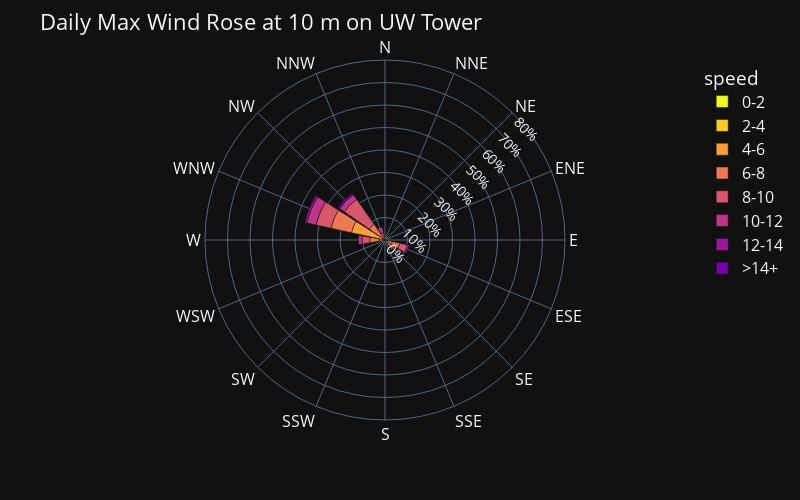

Here is the notebook cell this chart was saved with:
### Markdown cell above
This is interesting. WInds basically solely come from the NW during winter when maximum wind speeds occur over the day, with some southeasterly components as well. Need wind roses to verify.

### Code cell
uw_daily_max_df = sos_daily_max_df[['spd_10m_uw', 'dir_10m_uw']]
# create a windrose dataframe
uw_daily_max_df = create_windrose_df(uw_daily_max_df, wind_dir_var='dir_10m_uw', wind_spd_var='spd_10m_uw')

# create a wind rose plot using bar_polar
fig = px.bar_polar(uw_daily_max_df, 
                   r="frequency", 
                   theta="direction", 
                   color="speed", template="plotly_dark",
                   color_discrete_sequence= px.colors.sequential.Plasma_r,
                   width= 800,
                   height=500,
                   barnorm='percent',
                  )
# update the radial axis to show percentages
fig.update_layout(
    title="Daily Max Wind Rose at 10 m on UW Tower",
    font_size=16,
    polar_radialaxis=dict(
         ticksuffix='%',
         tickfont_size=14,
         showline=False,
         showticklabels=True,
         showgrid=True,
         angle=45,
         range=[0, 80]
      ),
)

### Figure 1 — Plotly figure (JSON) as saved in the notebook; plotly's stock layout.template omitted (floating-point values rounded to 4 significant figures)
{"data": [{"hovertemplate": "speed=0-2<br>frequency=%{r}<br>direction=%{theta}<extra></extra>", "legendgroup": "0-2", "marker": {"color": "#f0f921", "pattern": {"shape": ""}}, "name": "0-2", "r": [0, 0, 0, 0, 0, 0, 0, 0, 0, 0, 0, 0, 0, 0, 0, 0], "showlegend": true, "subplot": "polar", "theta": ["N", "NNE", "NE", "ENE", "E", "ESE", "SE", "SSE", "S", "SSW", "SW", "WSW", "W", "WNW", "NW", "NNW"], "type": "barpolar"}, {"hovertemplate": "speed=2-4<br>frequency=%{r}<br>direction=%{theta}<extra></extra>", "legendgroup": "2-4", "marker": {"color": "#fdca26", "pattern": {"shape": ""}}, "name": "2-4", "r": [0, 0, 0, 0, 0.8475, 0.8475, 0, 0, 0, 0, 0, 0, 0, 0.8475, 0, 0], "showlegend": true, "subplot": "polar", "theta": ["N", "NNE", "NE", "ENE", "E", "ESE", "SE", "SSE", "S", "SSW", "SW", "WSW", "W", "WNW", "NW", "NNW"], "type": "barpolar"}, {"hovertemplate": "speed=4-6<br>frequency=%{r}<br>direction=%{theta}<extra></extra>", "legendgroup": "4-6", "marker": {"color": "#fb9f3a", "pattern": {"shape": ""}}, "name": "4-6", "r": [0, 0, 0, 0, 0, 2.542, 0.8475, 0.8475, 0, 0, 0, 0, 2.542, 14.41, 0.8475, 0], "showlegend": true, "subplot": "polar", "theta": ["N", "NNE", "NE", "ENE", "E", "ESE", "SE", "SSE", "S", "SSW", "SW", "WSW", "W", "WNW", "NW", "NNW"], "type": "barpolar"}, {"hovertemplate": "speed=6-8<br>frequency=%{r}<br>direction=%{theta}<extra></extra>", "legendgroup": "6-8", "marker": {"color": "#ed7953", "pattern": {"shape": ""}}, "name": "6-8", "r": [0, 0, 0, 0, 0.8475, 3.39, 2.542, 0, 0, 0, 0, 0.8475, 4.237, 9.322, 7.627, 0.8475], "showlegend": true, "subplot": "polar", "theta": ["N", "NNE", "NE", "ENE", "E", "ESE", "SE", "SSE", "S", "SSW", "SW", "WSW", "W", "WNW", "NW", "NNW"], "type": "barpolar"}, {"hovertemplate": "speed=8-10<br>frequency=%{r}<br>direction=%{theta}<extra></extra>", "legendgroup": "8-10", "marker": {"color": "#d8576b", "pattern": {"shape": ""}}, "name": "8-10", "r": [0, 0, 0, 0, 0.8475, 3.39, 1.695, 0, 0, 0, 0, 0, 3.39, 6.78, 13.56, 2.542], "showlegend": true, "subplot": "polar", "theta": ["N", "NNE", "NE", "ENE", "E", "ESE", "SE", "SSE", "S", "SSW", "SW", "WSW", "W", "WNW", "NW", "NNW"], "type": "barpolar"}, {"hovertemplate": "speed=10-12<br>frequency=%{r}<br>direction=%{theta}<extra></extra>", "legendgroup": "10-12", "marker": {"color": "#bd3786", "pattern": {"shape": ""}}, "name": "10-12", "r": [0, 0, 0, 0, 0, 0, 0, 0, 0, 0, 0, 0, 1.695, 4.237, 2.542, 2.542], "showlegend": true, "subplot": "polar", "theta": ["N", "NNE", "NE", "ENE", "E", "ESE", "SE", "SSE", "S", "SSW", "SW", "WSW", "W", "WNW", "NW", "NNW"], "type": "barpolar"}, {"hovertemplate": "speed=12-14<br>frequency=%{r}<br>direction=%{theta}<extra></extra>", "legendgroup": "12-14", "marker": {"color": "#9c179e", "pattern": {"shape": ""}}, "name": "12-14", "r": [0, 0, 0, 0, 0, 0.8475, 0, 0, 0, 0, 0, 0, 0, 0.8475, 0, 0], "showlegend": true, "subplot": "polar", "theta": ["N", "NNE", "NE", "ENE", "E", "ESE", "SE", "SSE", "S", "SSW", "SW", "WSW", "W", "WNW", "NW", "NNW"], "type": "barpolar"}, {"hovertemplate": "speed=>14+<br>frequency=%{r}<br>direction=%{theta}<extra></extra>", "legendgroup": ">14+", "marker": {"color": "#7201a8", "pattern": {"shape": ""}}, "name": ">14+", "r": [0, 0, 0, 0, 0, 0, 0, 0, 0, 0, 0, 0, 0, 0, 0.8475, 0], "showlegend": true, "subplot": "polar", "theta": ["N", "NNE", "NE", "ENE", "E", "ESE", "SE", "SSE", "S", "SSW", "SW", "WSW", "W", "WNW", "NW", "NNW"], "type": "barpolar"}], "layout": {"barmode": "relative", "barnorm": "percent", "font": {"size": 16}, "height": 500, "legend": {"title": {"text": "speed"}, "tracegroupgap": 0}, "margin": {"t": 60}, "polar": {"angularaxis": {"direction": "clockwise", "rotation": 90}, "domain": {"x": [0, 1], "y": [0, 1]}, "radialaxis": {"angle": 45, "range": [0, 80], "showgrid": true, "showline": false, "showticklabels": true, "tickfont": {"size": 14}, "ticksuffix": "%"}}, "title": {"text": "Daily Max Wind Rose at 10 m on UW Tower"}, "width": 800}}
